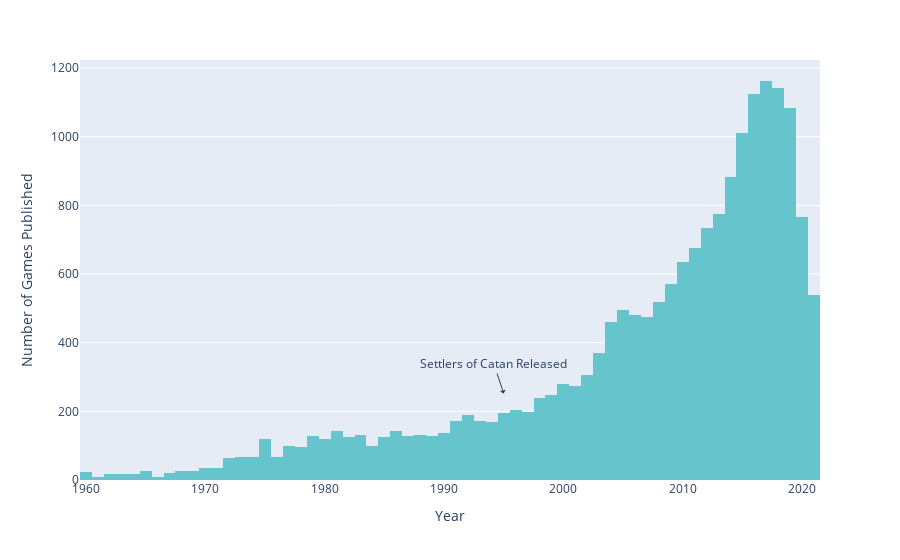

Notebook code cell kept with this figure:
### Code cell
fig = px.histogram(modern_boardgames_df, x= 'YearPublished', color_discrete_sequence = color_pallete)

fig.add_annotation(x=1995, y=252,
            text="Settlers of Catan Released",
            showarrow=True,
            arrowhead=1)

fig.update_layout(
    xaxis_title_text='Year', # xaxis label
    yaxis_title_text='Number of Games Published', # yaxis label
)

fig.show()

### Figure 1 — Plotly figure (JSON) as saved in the notebook; plotly's stock layout.template omitted (floating-point values rounded to 4 significant figures; data arrays with more than 128 entries replaced by an {"elided": "..."} marker saying what was removed)
{"data": [{"alignmentgroup": "True", "bingroup": "x", "hovertemplate": "YearPublished=%{x}<br>count=%{y}<extra></extra>", "legendgroup": "", "marker": {"color": "rgb(102, 197, 204)", "pattern": {"shape": ""}}, "name": "", "offsetgroup": "", "orientation": "v", "showlegend": false, "type": "histogram", "x": {"elided": "18920 int values"}, "xaxis": "x", "yaxis": "y"}], "layout": {"annotations": [{"arrowhead": 1, "showarrow": true, "text": "Settlers of Catan Released", "x": 1995, "y": 252}], "barmode": "relative", "legend": {"tracegroupgap": 0}, "margin": {"t": 60}, "xaxis": {"anchor": "y", "domain": [0, 1], "title": {"text": "Year"}}, "yaxis": {"anchor": "x", "domain": [0, 1], "title": {"text": "Number of Games Published"}}}}
